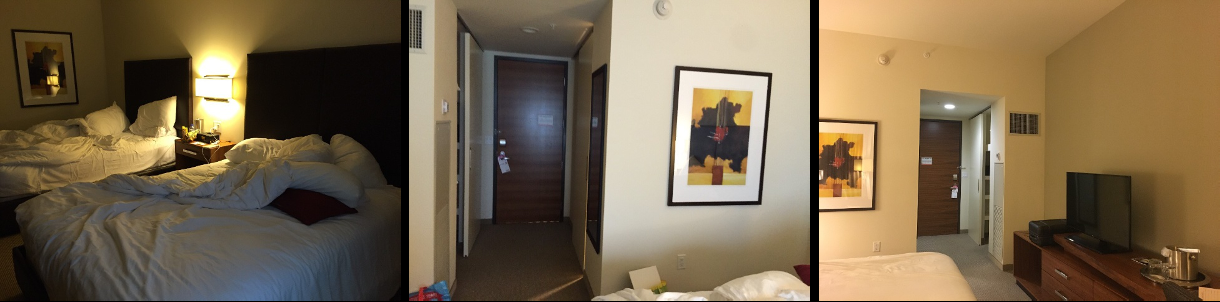
#> input picture output/images/example_traffickcam_images.png, 1220 x 302 px; its folder holds 3 pictures in this run
$ python extract.py --images ../../output/images --output out --hashes ../../output/images/example_traffickcam_images.png
#> lines starting #> are read from the running program, lines starting #| are printed output that depends on the picture
### input/multiprocessing_images/pyimagesearch/parallel_hashing.py
# ------------------------
#   IMPORTS
# ------------------------
# import the necessary packages
import numpy as np
import pickle
import cv2

# ------------------------
#   FUNCTIONS
# ------------------------
def dhash(image, hashSize=8):
    # convert the image to grayscale
    gray = cv2.cvtColor(image, cv2.COLOR_BGR2GRAY)
    # resize the input image, adding a single column (width) so we can compute the horizontal gradient
    resized = cv2.resize(gray, (hashSize + 1, hashSize))
    # compute the (relative) horizontal gradient between adjacent column pixels
    diff = resized[:, 1:] > resized[:, :-1]
    # convert the difference image to a hash
    return sum([2 ** i for (i, v) in enumerate(diff.flatten()) if v])

def convert_hash(h):
    # convert the hash to NumPy's 64-bit float and then back to Python's built in int
    return int(np.array(h, dtype="float64"))

def chunk(l, n):
    # loop over the list in n-sized chunks
    for i in range(0, len(l), n):
        # yield the current n-sized chunk to the calling function
        yield l[i: i + n]

def process_images(payload):
    # display the process ID for debugging and initialize the hashes dictionary
    print("[INFO] starting process {}".format(payload["id"]))
    hashes = {}
    # loop over the image paths
    for imagePath in payload["input_paths"]:
        # load the input image, compute the hash, and conver it
        image = cv2.imread(imagePath)
        h = dhash(image)
        h = convert_hash(h)
        # update the hashes dictionary
        l = hashes.get(h, [])
        l.append(imagePath)
        hashes[h] = l
    # serialize the hashes dictionary to disk using the supplied output path
    print("[INFO] process {} serializing hashes".format(payload["id"]))
    f = open(payload["output_path"], "wb")
    f.write(pickle.dumps(hashes))
    f.close()

### input/multiprocessing_images/extract.py
# ------------------------
#   USAGE
# ------------------------
# python extract.py --images 101_ObjectCategories --output temp_output --hashes hashes.pickle

# ------------------------
#   IMPORT
# ------------------------
from pyimagesearch.parallel_hashing import process_images
from pyimagesearch.parallel_hashing import chunk
from multiprocessing import Pool
from multiprocessing import cpu_count
from imutils import paths
import numpy as np
import argparse
import pickle
import os

# ------------------------
#   MAIN FUNCTION
# ------------------------
# Check to see if this is the main thread of execution
if __name__ == "__main__":
    # Construct the argument parser and parse the arguments
    ap = argparse.ArgumentParser()
    ap.add_argument("-i", "--images", required=True, type=str, help="path to input directory of images")
    ap.add_argument("-o", "--output", required=True, type=str,
                    help="path to output directory to store intermediate files")
    ap.add_argument("-a", "--hashes", required=True, type=str, help="path to output hashes dictionary")
    ap.add_argument("-p", "--procs", type=int, default=-1, help="# of processes to spin up")
    args = vars(ap.parse_args())
    # Determine the number of concurrent processes to launch when distributing the load across the system
    # then create the list of process IDs.
    procs = args["procs"] if args["procs"] > 0 else cpu_count()
    proc_ids = list(range(0, procs))
    # Grab the paths to the input images, then determine the number of images each process will handle
    print("[INFO] grabbing image paths...")
    all_img_paths = sorted(list(paths.list_images(args["images"])))
    num_img_per_proc = len(all_img_paths) / float(procs)
    num_img_per_proc = int(np.ceil(num_img_per_proc))
    # Chunk the image paths into N (approximately) equal sets, one set of image paths for each individual process
    chunked_paths = list(chunk(all_img_paths, num_img_per_proc))
    # Initialize the list of payloads
    payloads = []
    # Loop over the set chunked image paths
    for (i, img_paths) in enumerate(chunked_paths):
        # Construct the path to the output intermediary file for the current process
        output_path = os.path.sep.join([args["output"], "proc_{}.pickle".format(i)])
        # Construct a dictionary of data for the payload, then add it to the payloads list
        data = {"id": i, "input_paths": img_paths, "output_path": output_path}
        payloads.append(data)
    # Construct and launch the processing pool
    print("[INFO] launching pool using {} processes...".format(procs))
    pool = Pool(processes=procs)
    pool.map(process_images, payloads)
#> in process_images, image is the input picture: shape (302, 1220, 3); mean B, G, R 77.9, 103.8, 121.2
#> in dhash, `gray = cv2.cvtColor(image, cv2.COLOR_BGR2GRAY)`:
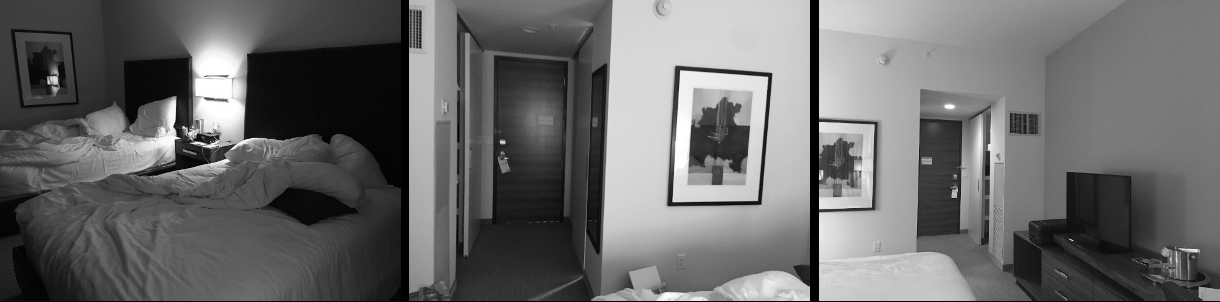
#> gray: shape (302, 1220); min 0, max 255, mean 106.1
#> in process_images, `h = dhash(image)`: h = 11072394549183454493
#> in process_images, `h = convert_hash(h)`: h = 11072394549183455232
#> in process_images, `l = hashes.get(h, [])`: l = []
#> pass 2 of the loop in process_images, `for imagePath in payload["input_paths"]:`:
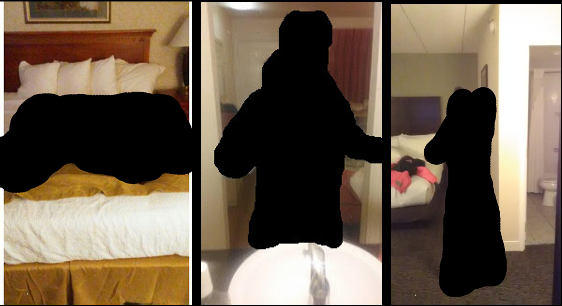
#> input picture output/images/example_victim_images.png, 562 x 306 px
#> in process_images, image is the input picture: shape (306, 562, 3); mean B, G, R 77.8, 94.7, 110.1
#> in dhash (call 2), `gray = cv2.cvtColor(image, cv2.COLOR_BGR2GRAY)`:
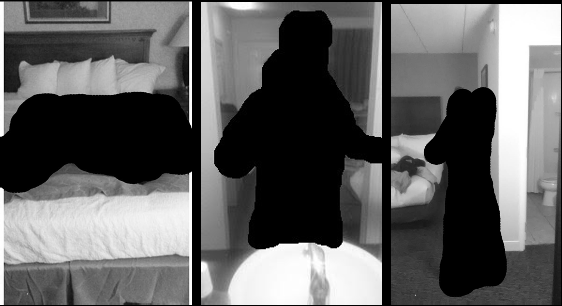
#> gray: shape (306, 562); min 0, max 255, mean 97.4
#> in process_images, `h = dhash(image)`: h = 10343523377548145639
#> in process_images, `h = convert_hash(h)`: h = 10343523377548144640
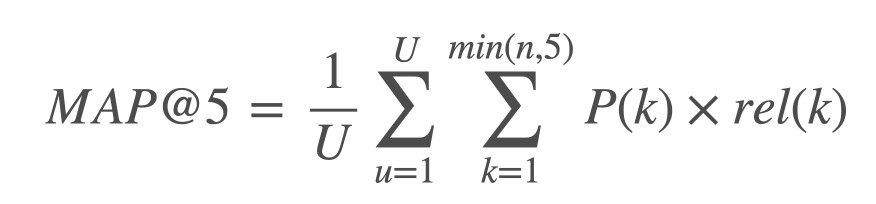
#> input picture output/images/map5_formula.png, 1752 x 408 px (shown at 1/2 size)
#> in process_images, image is the input picture: shape (408, 1752, 3); min 76, max 255, mean 245.2
#> in process_images (call 2), `h = dhash(image)`: h = 35186016256000
    # Close the pool and wait for all processes to finish
    print("[INFO] waiting for processes to finish...")
    pool.close()
    pool.join()
    print("[INFO] multiprocessing complete")
    # Initialize the hashes dictionary (i.e., will combine the results of each pickled/serialized dictionary
    # into a single dictionary).
    print("[INFO] combining hashes...")
    hashes = {}
    # Loop over all pickle files in the output directory
    for p in paths.list_files(args["output"], validExts=".pickle",):
        # load the contents of the dictionary
        data = pickle.loads(open(p, "rb").read())
        # loop over the hashes and image paths in the dictionary
        for (tempH, tempPaths) in data.items():
            # grab all image paths with the current hash, add in the image paths for the current pickle file,
            # and then update the hash dictionary
            img_paths = hashes.get(tempH, [])
            img_paths.extend(tempPaths)
            hashes[tempH] = img_paths
    # Serialize the hashes dictionary to disk
    print("[INFO] serializing hashes...")
    f = open(args["hashes"], "wb")
    f.write(pickle.dumps(hashes))
    f.close()
